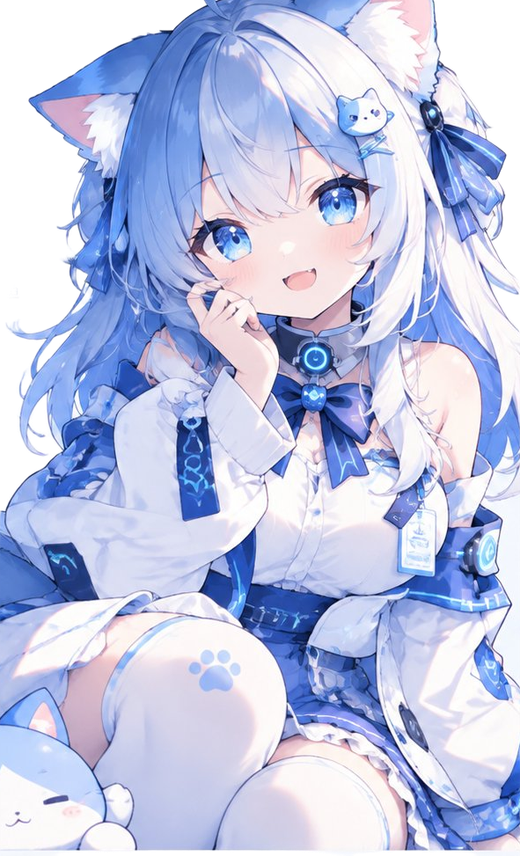
#> input picture assets/pet/default/8cb9700671c063df79e4cdcfedd513c1.png, 520 x 856 px
$ python -i make-default-skin.py   (imports and definitions only)
#> lines starting #> are read from the running program, lines starting #| are printed output that depends on the picture
# -*- coding: utf-8 -*-
"""
把「蓝白猫」那张人设图做成桌宠默认形象。

── 为什么要分两步 ──────────────────────────────────────────────────────────
桌宠是**贴在桌面上**的，图片外面那圈必须透明。而人设图是「角色 + 标题 +
属性表 + 右边表情小图 + 底下表情条」的一整张海报，直接用会变成桌面上一块方板。

  第 1 步 `crop`    自动找出主立绘的框，裁出来 → tools/pet/crop-for-matte.png
  第 2 步 抠图      对那张图做**通用抠图**（用 WorkBuddy 的图像处理能力，
                   不是这个脚本干的 —— 见下）
  第 3 步 `install` 把抠好的图裁空白、缩放、装成 assets/pet/default/<默认形象>

为什么抠图不自己写：白头发和白裙子紧挨着几乎同样是白的底，纯颜色法一定会啃穿
（试过，裙子中间被啃出好几块透明）。那是专门的模型活儿。

  ⚠️ 别再写「从四边按颜色生长」那种自研抠图了。踩过的两个坑：
     ① 生长时如果跟**最初的种子**比颜色，误差会顺着一条链累积，渐变底能一路漂进
        人物身上（背景判成 70%、人只剩个轮廓）；
     ② 就算改成只跟相邻像素比、容差压到 8，白裙子照样漏。
  ⚠️ 也别指望「内容里最大的连通块」定位主体：人设图的卡片边框把标题、立绘、
     底下的表情条全串成了一个连通块（实测 54 万像素、外接框几乎等于整张图）。

── 跑法 ────────────────────────────────────────────────────────────────────
  PY=<venv>/python
  $PY tools/pet/make-default-skin.py crop
  # 对 tools/pet/crop-for-matte.png 做一次「通用抠图」，
  # 产物是个透明 PNG（随便存哪，下一步把路径传进去）
  $PY tools/pet/make-default-skin.py install <抠好的.png>

── 输出 ────────────────────────────────────────────────────────────────────
  assets/pet/default/8cb9700671c063df79e4cdcfedd513c1.png   桌宠用的透明形象
  assets/pet/default/source/original-1024.png                 原图留档（只写一次，别删）
  tools/pet/crop-for-matte.png                                抠图用的输入
  tools/pet/preview-checker.png                               棋盘底预览（肉眼检查）
"""
import os
import sys
from collections import deque

from PIL import Image

ROOT = os.path.dirname(os.path.dirname(os.path.dirname(os.path.abspath(__file__))))
DEFAULT_DIR = os.path.join(ROOT, 'assets', 'pet', 'default')
SKIN = os.path.join(DEFAULT_DIR, '8cb9700671c063df79e4cdcfedd513c1.png')
SOURCE = os.path.join(DEFAULT_DIR, 'source', 'original-1024.png')
CROP = os.path.join(ROOT, 'tools', 'pet', 'crop-for-matte.png')
CHECKER = os.path.join(ROOT, 'tools', 'pet', 'preview-checker.png')

TOL = 8            # 判「背景」时的局部容差（只用来找主体在哪，不参与最终抠图）
ROW_RATIO = 0.25   # 行剖面阈值（占峰值的比例）
COL_RATIO = 0.35   # 列剖面阈值
MAX_W = 520        # 输出宽度上限（桌宠窗口 1 倍缩放时约 300px）


# ---------------------------------------------------------------------------
#  找背景（只服务于「主体在哪」，不参与最终抠图）
# ---------------------------------------------------------------------------

# [129 lines left out: functions background_mask, longest_run, gaps_below, subject_box, cmd_crop, not called in this run]


def cmd_install(matted_path):
    im = Image.open(matted_path).convert('RGBA')
#> im is the input picture: PIL image 520x856 RGBA; mean R, G, B, A 164.2, 171.8, 202.9, 227.2
    print('抠图产物：%dx%d' % im.size)
#| 抠图产物：520x856

    alpha = im.split()[3]
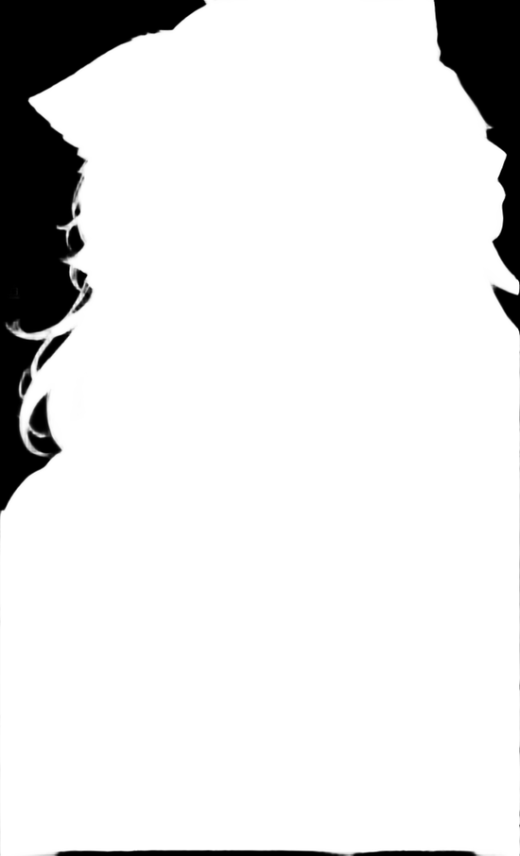
#> alpha: PIL image 520x856 L; min 0, max 255, mean 227.2
    total = im.size[0] * im.size[1]
#> total = 445120
    # 只做个量级检查：太低说明抠过头（人没了），太高说明没抠干净（底还在）
    opaque = sum(1 for a in alpha.getdata() if a > 8)
#> opaque = 400221
    print('不透明像素占比：%.1f%%' % (opaque * 100.0 / total))
#| 不透明像素占比：89.9%

    box = alpha.point(lambda a: 255 if a > 8 else 0).getbbox()
#> box = (0, 0, 520, 856)
    if box:
        im = im.crop(box)
        print('裁掉四周空白：%dx%d' % im.size)
#| 裁掉四周空白：520x856

    if im.size[0] > MAX_W:
        im = im.resize((MAX_W, max(1, int(im.size[1] * MAX_W / im.size[0]))), Image.LANCZOS)

    im.save(SKIN, 'PNG', optimize=True)
    print('已装到：%s  (%dx%d, %.0f KB)' % (SKIN, im.size[0], im.size[1], os.path.getsize(SKIN) / 1024.0))
#| 已装到：assets/pet/default/8cb9700671c063df79e4cdcfedd513c1.png  (520x856, 736 KB)

    cell = 12
    cw, ch = im.size
#> cw = 520; ch = 856
    canvas = Image.new('RGB', (cw, ch), (255, 255, 255))
#> canvas: PIL image 520x856 RGB; every value is 255
    px = canvas.load()
    for y in range(ch):
        for x in range(cw):
            if ((x // cell) + (y // cell)) % 2:
                px[x, y] = (222, 222, 228)
    canvas.paste(im, (0, 0), im)
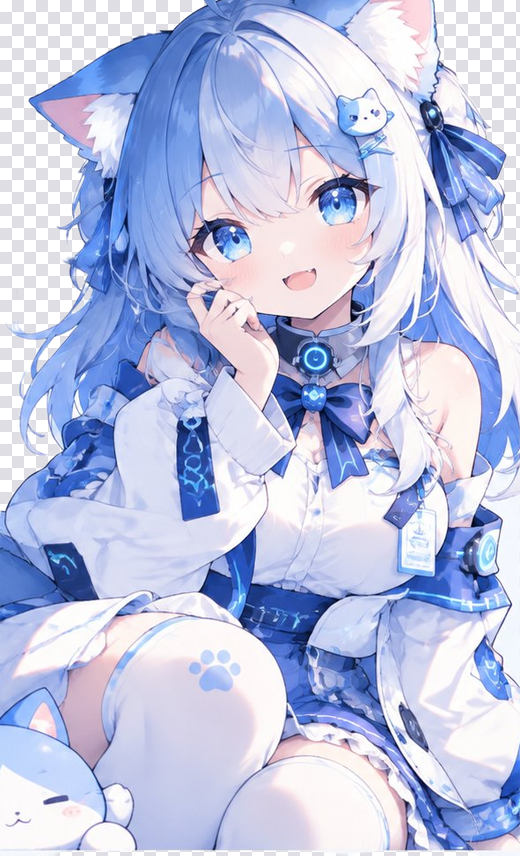
#> canvas: PIL image 520x856 RGB; mean R, G, B 187.2, 194.7, 226
    canvas.save(CHECKER)
    print('棋盘预览（对着它看一眼边缘干不干净）：%s' % CHECKER)


# [9 lines left out: function main, not called in this run]


# [2 lines not run here, left out]

>>> result = cmd_install('../../assets/pet/default/8cb9700671c063df79e4cdcfedd513c1.png')
